Frame 1 (no input): blank canvas, image omitted
Frame 60 (the mouse pressed at the canvas centre just before this capture): blank canvas, image omitted
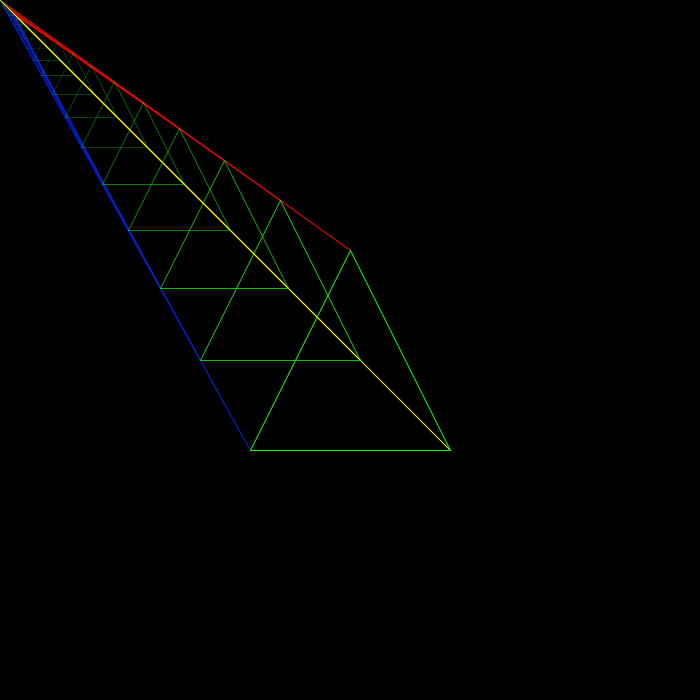
Frame 120 (the mouse held since frame 60 and released just before this capture)

The Processing sketch whose frames 1 and 60 were blank and that drew this single picture after the mouse press (run headless with seeded random() and noise(); from frame 60 on, the mouse is pressed at the canvas centre):

// Processing sketch: processing_23332
// ── processing_23332.pde

float Ax;
float Ay;
float Bx;
float By;
float Cx;
float Cy;
float x=120;
float y=0;


void setup(){
size(700,700);
smooth();
frameRate(55);
colorMode(HSB,359,100,100,100);

}

void draw(){
  Ax = (mouseX);
  Ay = (mouseY-100);
  Bx = (mouseX-100);
  By = (mouseY+100);
  Cx = (mouseX+100);
  Cy = (mouseY+100);  
  background(0);
  fill(255);

  //ellipse(Ax,Ay,10,10);
  //ellipse(Bx,By,10,10);
  //ellipse(Cx,Cy,10,10);
 
  

if (mousePressed){
  for(int j=0; j<700; j+=9){
   noFill();
   stroke(359,100,100);
   strokeWeight(1);
   line(Ax,Ay,j,j);
   stroke(231,100,100);
   line(Bx,By,j,j);
   stroke(58,100,100);
   line(Cx,Cy,j,j);
   stroke(x,100,100);
   triangle(Ax,Ay,Bx,By,Cx,Cy);
   scale(.8);
   strokeWeight(1/.8);
  }
  
}
}
